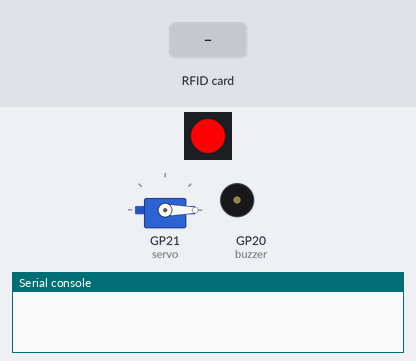
This program was run on a simulated Raspberry Pi Pico running MicroPython. Parts: 1 RGB LEDs in strip order, left to right, servo, buzzer (waves = sounding), the last lines printed to the serial console. Inputs (shaded band) come from the test bench. Servo angles are drawn from the pulse width (0.5 ms = 0°, 2.5 ms = 180°).

Above: at 1.2 s.
1.3 s: RFID card 5E 7A 19 C4 held to the reader
At 1.58 s:
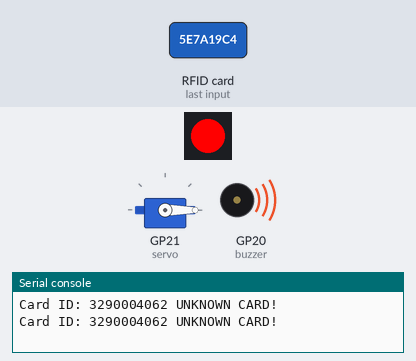
Timing chart, 0 to 4.3 s (numbered marks = the images above; inputs shaded):
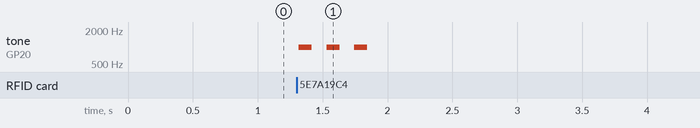

Measured:
- after the input at 1.3 s, tone on GP20 (buzzer): alternates 1000 Hz for 0.10 s and silent for 0.11 s, 6 changes in all, then stays silent, starting at once

The program:

RFID_smart-door_v1.py
```python
from machine import Pin, PWM
from picobricks import MFRC522, WS2812
from time import sleep

reader = MFRC522(spi_id=0,sck=18,miso=16,mosi=19,cs=17,rst=0)

servo = PWM(Pin(21))

buzzer = PWM(Pin(20, Pin.OUT))
buzzer.freq(1000)

ws2812 = WS2812(6,brightness=1)

servo.duty_u16(1250) #servo set 0 angle 8200 for 180.
servo.freq(50)

def activated():
        print("Card ID: "+ str(card)+" PASS: Activated")
        ws2812.pixels_fill((0, 255, 0))
        ws2812.pixels_show()

        buzzer.freq(2000)

        buzzer.duty_u16(2000)
        sleep(0.05)
        buzzer.duty_u16(0)
        sleep(0.05)

        buzzer.duty_u16(2000)
        sleep(0.05)
        buzzer.duty_u16(0)
        sleep(0.05)

        servo.duty_u16(4500)
        servo.freq(50)

        sleep(3)
        servo.duty_u16(2150)
        servo.freq(50)
        ws2812.pixels_fill((255, 0, 0))
        ws2812.pixels_show()

def unknown_card():
    print("Card ID: "+ str(card)+" UNKNOWN CARD! ")
    buzzer.freq(1000)
    buzzer.duty_u16(2000)
    sleep(0.1)
    buzzer.duty_u16(0)
    sleep(0.1)

id_list=[562956160,2309304334,2903577093] # add your card number in list

while True:
    reader.init()
    (stat, tag_type) = reader.request(reader.REQIDL)
    ws2812.pixels_fill((255, 0, 0))
    ws2812.pixels_show()
    if stat == reader.OK:
        (stat, uid) = reader.SelectTagSN()
        if stat == reader.OK:
            card = int.from_bytes(bytes(uid),"little",False)

            if card in id_list:
                activated()
            else:
                unknown_card()
```
